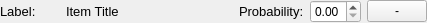
<?xml version="1.0" encoding="UTF-8"?>
<ui version="4.0">
 <class>ProfileItemView</class>
 <widget class="QWidget" name="ProfileItemView">
  <property name="geometry">
   <rect>
    <x>0</x>
    <y>0</y>
    <width>427</width>
    <height>23</height>
   </rect>
  </property>
  <property name="windowTitle">
   <string>Form</string>
  </property>
  <layout class="QFormLayout" name="formLayout">
   <property name="verticalSpacing">
    <number>0</number>
   </property>
   <property name="leftMargin">
    <number>0</number>
   </property>
   <property name="topMargin">
    <number>0</number>
   </property>
   <property name="rightMargin">
    <number>0</number>
   </property>
   <property name="bottomMargin">
    <number>0</number>
   </property>
   <item row="1" column="0">
    <widget class="QLabel" name="Label">
     <property name="sizePolicy">
      <sizepolicy hsizetype="Fixed" vsizetype="Preferred">
       <horstretch>0</horstretch>
       <verstretch>0</verstretch>
      </sizepolicy>
     </property>
     <property name="minimumSize">
      <size>
       <width>60</width>
       <height>0</height>
      </size>
     </property>
     <property name="maximumSize">
      <size>
       <width>16777215</width>
       <height>16777215</height>
      </size>
     </property>
     <property name="font">
      <font>
       <pointsize>10</pointsize>
      </font>
     </property>
     <property name="text">
      <string>Label:</string>
     </property>
     <property name="margin">
      <number>0</number>
     </property>
    </widget>
   </item>
   <item row="1" column="1">
    <widget class="QWidget" name="ItemWidget" native="true">
     <layout class="QHBoxLayout" name="horizontalLayout_2">
      <property name="leftMargin">
       <number>0</number>
      </property>
      <property name="topMargin">
       <number>0</number>
      </property>
      <property name="rightMargin">
       <number>0</number>
      </property>
      <property name="bottomMargin">
       <number>0</number>
      </property>
      <item>
       <widget class="QWidget" name="editWidget" native="true">
        <property name="sizePolicy">
         <sizepolicy hsizetype="Preferred" vsizetype="Fixed">
          <horstretch>0</horstretch>
          <verstretch>0</verstretch>
         </sizepolicy>
        </property>
        <layout class="QHBoxLayout" name="horizontalLayout">
         <property name="leftMargin">
          <number>0</number>
         </property>
         <property name="topMargin">
          <number>0</number>
         </property>
         <property name="rightMargin">
          <number>0</number>
         </property>
         <property name="bottomMargin">
          <number>0</number>
         </property>
         <item>
          <widget class="QLabel" name="ItemTitle">
           <property name="font">
            <font>
             <pointsize>10</pointsize>
             <weight>50</weight>
             <bold>false</bold>
            </font>
           </property>
           <property name="text">
            <string>Item Title</string>
           </property>
           <property name="margin">
            <number>0</number>
           </property>
          </widget>
         </item>
         <item>
          <spacer name="horizontalSpacer_2">
           <property name="orientation">
            <enum>Qt::Horizontal</enum>
           </property>
           <property name="sizeHint" stdset="0">
            <size>
             <width>36</width>
             <height>20</height>
            </size>
           </property>
          </spacer>
         </item>
         <item>
          <widget class="QLabel" name="probability_label">
           <property name="font">
            <font>
             <pointsize>10</pointsize>
            </font>
           </property>
           <property name="text">
            <string>Probability:</string>
           </property>
          </widget>
         </item>
         <item>
          <widget class="QDoubleSpinBox" name="probability">
           <property name="locale">
            <locale language="C" country="AnyCountry"/>
           </property>
           <property name="maximum">
            <double>1.000000000000000</double>
           </property>
           <property name="singleStep">
            <double>0.100000000000000</double>
           </property>
          </widget>
         </item>
         <item>
          <widget class="QPushButton" name="remove">
           <property name="maximumSize">
            <size>
             <width>60</width>
             <height>16777215</height>
            </size>
           </property>
           <property name="text">
            <string>-</string>
           </property>
          </widget>
         </item>
        </layout>
       </widget>
      </item>
     </layout>
    </widget>
   </item>
  </layout>
 </widget>
 <resources/>
 <connections/>
</ui>
